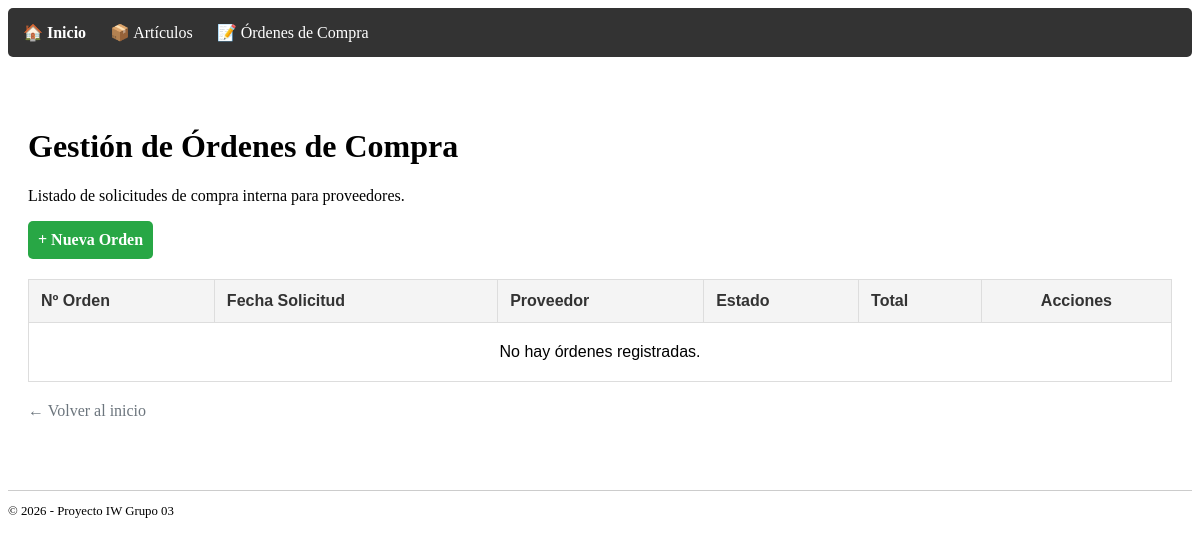
The app's page /ordenes/, older data.
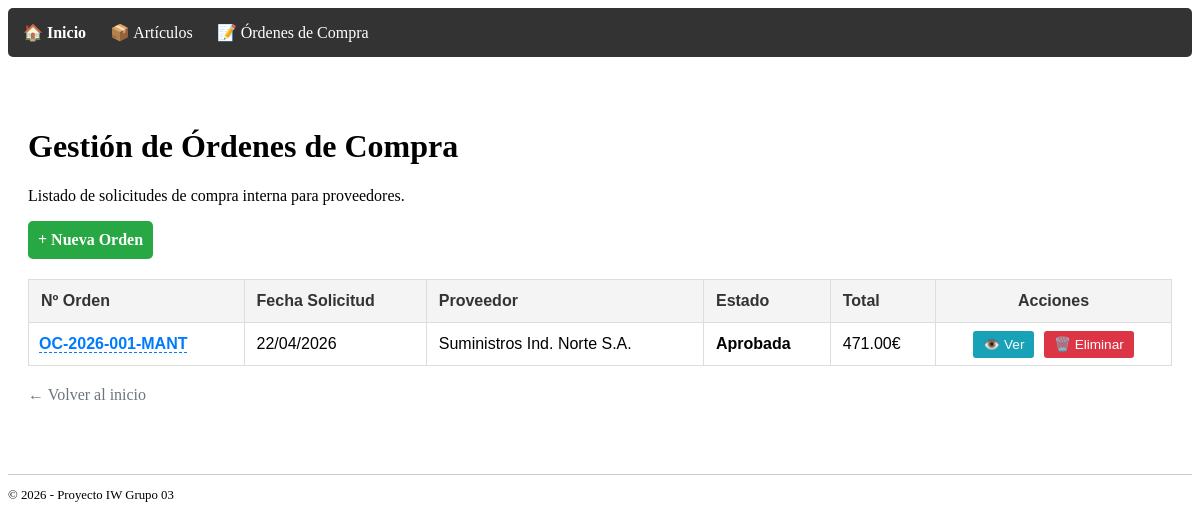
The same page, newer data.
### compras/models.py (models this page shows, shortened)
class OrdenCompra(models.Model):
    ESTADOS = [
        ('pendiente', 'Pendiente'),
        ('aprobada', 'Aprobada'),
        ('recibida', 'Recibida'),
    ]
    numero_orden = models.CharField(max_length=50, unique=True)
    fecha_solicitud = models.DateField(auto_now_add=True)
    fecha_prevista_recepcion = models.DateField()
    estado = models.CharField(max_length=20, choices=ESTADOS, default='pendiente')
    prioridad = models.CharField(max_length=10)
    departamento_solicitante = models.CharField(max_length=100)
    observaciones = models.TextField(blank=True, null=True)
    proveedor = models.ForeignKey(Proveedor, on_delete=models.CASCADE)
    def total_orden(self):
        return sum(detalle.subtotal() for detalle in self.detalles.all())

class Proveedor(models.Model):
    cif = models.CharField(max_length=9, unique=True)
    nombre_comercial = models.CharField(max_length=150)
    email = models.EmailField()
    telefono = models.CharField(max_length=15)
    direccion = models.TextField()

class DetalleOrden(models.Model):
    orden = models.ForeignKey(OrdenCompra, on_delete=models.CASCADE, related_name='detalles')
    articulo = models.ForeignKey(Articulo, on_delete=models.CASCADE)
    cantidad = models.PositiveIntegerField(default=1)
    precio_unitario_historico = models.DecimalField(max_digits=10, decimal_places=2)
    def subtotal(self):
        return self.cantidad * self.precio_unitario_historico

### compras/views.py (the view)
# urls.py: path('ordenes/', views.listado_ordenes, name='listado_ordenes'),
def listado_ordenes(request):
    todas_ordenes = OrdenCompra.objects.all()
    return render(request, 'compras/listado_ordenes.html', {'ordenes': todas_ordenes})

### compras/templates/compras/listado_ordenes.html (shortened to what this page needs)
{% extends 'compras/base.html' %}
{% block content %}
<h1>Gestión de Órdenes de Compra</h1>
<p>Listado de solicitudes de compra interna para proveedores.</p>
<div style="margin-bottom: 20px;">
    <a href="{% url 'compras:crear_orden' %}" class="btn-nuevo">
        + Nueva Orden
    </a>
</div>
<table>
    <thead>
        <tr>
            <th>Nº Orden</th>
            <th>Fecha Solicitud</th>
            <th>Proveedor</th>
            <th>Estado</th>
            <th>Total</th>
            <th style="text-align: center;">Acciones</th>
        </tr>
    </thead>
    <tbody>
        {% for orden in ordenes %}
        <tr>
            <td style="padding: 10px;">
                <a href="{% url 'compras:detalle_orden' orden.pk %}"
                    style="color: #007bff; text-decoration: none; font-weight: bold; border-bottom: 1px dashed #007bff;">
                    {{ orden.numero_orden }}
                </a>
            </td>
            <td>{{ orden.fecha_solicitud|date:"d/m/Y" }}</td>
            <td>{{ orden.proveedor.nombre_comercial }}</td>
            <td>
                <strong>{{ orden.get_estado_display }}</strong>
            </td>
            <td>{{ orden.total_orden }}€</td>
            <td style="text-align: center; white-space: nowrap;">
                <a href="{% url 'compras:detalle_orden' orden.pk %}" class="btn-editar" style="background: #17a2b8;">👁️
                    Ver</a>
                <a href="{% url 'compras:eliminar_orden' orden.pk %}" class="btn-borrar">🗑️ Eliminar</a>
            </td>
        </tr>
        {% empty %}
        <tr>
            <td colspan="6" style="text-align: center; padding: 20px;">
                No hay órdenes registradas.
            </td>
        </tr>
        {% endfor %}
    </tbody>
</table>
<div style="margin-top: 20px;">
    <a href="{% url 'compras:inicio' %}" style="color: #6c757d; text-decoration: none;">← Volver al inicio</a>
</div>
{% endblock %}

Row changes from the older to the newer data that the page shows:
added OrdenCompra: numero_orden "OC-2026-001-MANT", fecha_solicitud "22/04/2026", proveedor.nombre_comercial "Suministros Ind. Norte S.A.", estado "Aprobada", total_orden "471.00"
Text that changed along with them:
text no longer shown: "No hay órdenes registradas."
